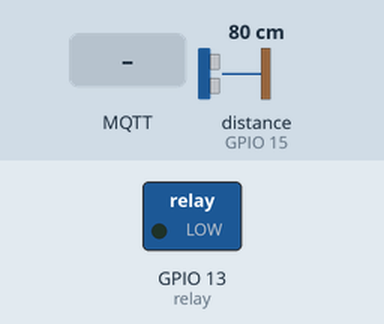
Recording of a sketch running on a simulated ESP32. Parts: switched loads named in the sketch (green lamp = pin HIGH). Wiring (inferred from the names in the program): ultrasonic range finder: trigger GPIO 2; echo GPIO 15. Inputs (shaded band) come from the test bench; at power-on: distance to the obstacle (sensor on GPIO 15) 80 cm. The echo pulse lasts 58.3 µs per cm; WiFi joins after 1.5 s; servers stay silent unless stated; network time is answered at once with the bench clock; the local clock reads 2024-03-15 10:24:30 at power-on unless the sketch sets it; no MQTT or app messages arrive unless stated; pins used as bus, display or sensor lines are not drawn; what the sketch prints to the serial monitor is not drawn.

Above: at 3.2 s.
3.3 s: distance to the obstacle (sensor on GPIO 15) set to 54 cm
4.8 s: distance to the obstacle (sensor on GPIO 15) set to 45 cm
At 6.1 s:
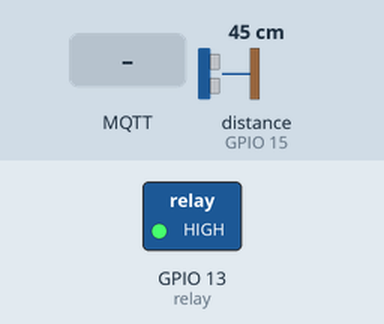
7.9 s: MQTT message "off" arrives on the first subscribed topic
At 8.05 s:
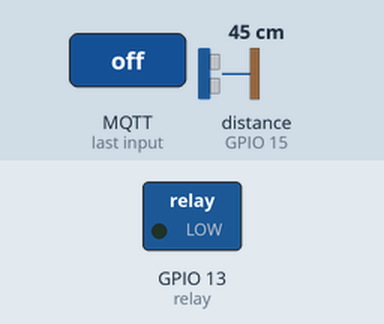
Timing chart, 0 to 10.9 s (numbered marks = the images above; inputs shaded):
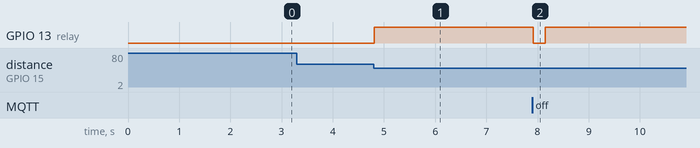

Measured:
- the behaviour switches between 51 and 50 cm on distance to the obstacle (sensor on GPIO 15) (found by bisection; images 0 and 1)
- after the input at 3.3 s, every drawn part: stays the same
- after the input at 4.8 s, GPIO 13 (relay): LOW → HIGH at once
- after the input at 7.9 s, GPIO 13 (relay): HIGH → LOW at once, → HIGH 0.23 s later

The sketch:

sketch_smart_lights.ino
```cpp
#include "WiFi.h"
#include <PubSubClient.h>
#include <Wire.h>
#include <NTPClient.h>
#include <WiFiUdp.h>

//define sound speed in cm/uS
#define SOUND_SPEED 0.034
//define the relay module
#define RELAY_NO false
#define NUM_RELAYS  1

//set up the wifi client and the MQTT client
WiFiClient espClient;
PubSubClient client(espClient);
WiFiUDP ntpUDP;
NTPClient timeClient(ntpUDP, "pool.ntp.org", 0, 60000);

long lastMsg = 0;
char msg[50];
int value = 0;
const char* ssid = "YOUR_WIFI_SSID";
const char* password = "YOUR_WIFI_PASSWORD";
const char* mqttServer = "YOUR_MQTT_BROKER_HOST";
long duration;
float distanceCm;
const int trigPin = 2;
const int echoPin = 15;
const int relay = 13;
const char* lightOutputTopic = "izac/devices/esp32/1/light/1/output";
const char* lightStatusTopic = "izac/devices/esp32/1/light/1/status";
const char* deviceName = "esp32_1_light_1";
// Variables for automatic light control
bool presenceDetected = false;
bool lightsOn = false;
unsigned long lastPresenceTime = 0;
const unsigned long lightOffDelay = 25000; // 25 seconds
const int presenceDistance = 50;
const char* deviceClientId = "ESP32_01_Light_01_";

String getIsoTimestamp() {
  if (!timeClient.isTimeSet()) {
    Serial.println("[NTP] Time not set yet");
    if (!timeClient.update()) {
      Serial.println("[NTP] update() failed");
      return String(""); // better than millis() for a missing timestamp
    }
  }

  time_t now = timeClient.getEpochTime();
  if (now <= 0) {
    Serial.println("[NTP] invalid epoch time");
    return String(""); // or fallback to millis() only if you truly want a numeric fallback
  }

  char buffer[30];
  strftime(buffer, sizeof(buffer), "%Y-%m-%dT%H:%M:%SZ", gmtime(&now));
  return String(buffer);
}

String getMemorySummary() {
  uint32_t freeHeap = ESP.getFreeHeap();
  uint32_t totalHeap = ESP.getHeapSize();
  float usedPercent = ((float)(totalHeap - freeHeap) / totalHeap) * 100.0f;
  return String(usedPercent, 1) + "% used | " +
         String(freeHeap / 1024.0, 1) + " KB free | " +
         String(totalHeap / 1024.0, 1) + " KB total";
}

String buildLightStatusPayload(String value) {
  String payload = "{";
  payload += "\"deviceName\":\"" + String(deviceName) + "\",";
  payload += "\"value\":\"" + value + "\",";
  payload += "\"status\":\"online\",";
  payload += "\"location\":\"Kitchen\",";
  payload += "\"ip\":\"" + WiFi.localIP().toString() + "\",";
  payload += "\"uptime\":\"" + String(millis() / 1000) + "\",";
  payload += "\"memory\":\"" + getMemorySummary() + "\",";
  payload += "\"timestamp\":\"" + getIsoTimestamp() + "\"";
  payload += "}";
  return payload;
}

void callback(char* topic, byte* message, unsigned int length) {
  Serial.print("[MQTT] Message arrived on topic: '");
  Serial.print(topic);
  Serial.print("' with message: '");
  String messageTemp;
  for (int i = 0; i < length; i++) {
    Serial.print((char)message[i]);
    messageTemp += (char)message[i];
  }
  Serial.print("' (length: ");
  Serial.print(length);
  Serial.println(")");
  // Convert message to lowercase for case-insensitive comparison
  messageTemp.toLowerCase();
  if (String(topic) == lightOutputTopic) {
    Serial.print("[MQTT] Processing light control command: ");
    Serial.println(messageTemp);
    if(messageTemp == "on"){
      Serial.println("[MQTT] Turning lights ON via MQTT");
      digitalWrite(relay, HIGH);
      lightsOn = true;
      lastPresenceTime = millis(); // Reset timer when manually turned on
      publishLightStatus("on");
    }
    else if(messageTemp == "off"){
      Serial.println("[MQTT] Turning lights OFF via MQTT");
      digitalWrite(relay, LOW);
      lightsOn = false;
      publishLightStatus("off");
    }
    else {
      Serial.print("[MQTT] Unknown command: '");
      Serial.print(messageTemp);
      Serial.println("'. Expected 'on' or 'off'");
    }
  } else {
    Serial.print("[MQTT] Ignored message on unexpected topic: ");
    Serial.println(topic);
  }
}

void turnOnLights() {
  if (!lightsOn) {
    digitalWrite(relay, HIGH);
    lightsOn = true;
    Serial.println("Lights turned ON automatically!");
    publishLightStatus(lightsOn ? "on" : "off");
  }
}

void publishLightStatus(String value) {
  String payload = buildLightStatusPayload(value);
  Serial.print("[MQTT] Publishing status: ");
  Serial.println(payload);
  bool ok = client.publish(lightStatusTopic, payload.c_str());
  Serial.print("[MQTT] Publish result: ");
  Serial.println(ok ? "SUCCESS" : "FAILED");
  Serial.print("[MQTT] Connection state: ");
  Serial.println(client.state());
}

void turnOffLights() {
  digitalWrite(relay, LOW);
  lightsOn = false;
  Serial.println("Lights turned OFF automatically - No presence for 15 seconds");
  publishLightStatus(lightsOn ? "on" : "off");
}

void reconnect() {
  // Loop until we're reconnected
  while (!client.connected()) {
    Serial.println("[MQTT] Attempting MQTT connection...");
    // Create unique client ID using MAC address
    String clientId = deviceClientId + WiFi.macAddress();
    clientId.replace(":", "");
    Serial.print("[MQTT] Client ID: ");
    Serial.println(clientId);
    // Attempt to connect
    if (client.connect(clientId.c_str())) {
      Serial.println("[MQTT] Connected successfully!");
      // Subscribe to control topic
      Serial.print("[MQTT] Subscribing to topic:");
      Serial.print(lightOutputTopic);
      if (client.subscribe(lightOutputTopic)) {
        Serial.println("SUCCESS");
      } else {
        Serial.println("FAILED");
      }
      // Publish connection status
      publishLightStatus("Connected");
      publishLightStatus(lightsOn ? "on" : "off");
      Serial.println("[MQTT] Ready to receive commands on");
      Serial.println(lightOutputTopic);
      Serial.println("[MQTT] Send 'on' or 'off' to control lights");
    } else {
      Serial.print("[MQTT] Connection failed, rc=");
      Serial.print(client.state());
      Serial.println(" retrying in 5 seconds");
      delay(5000);
    }
  }
}

void setup() {
  Serial.begin(115200);
  pinMode(trigPin, OUTPUT);
  pinMode(relay, OUTPUT);
  pinMode(echoPin, INPUT);
  WiFi.begin(ssid, password);
  while (WiFi.status() != WL_CONNECTED) {
    delay(1000);
    Serial.println("Connecting to WiFi..");
  }
  Serial.println(WiFi.localIP());
  client.setServer(mqttServer, 1883);
  client.setCallback(callback);
  timeClient.begin();
  timeClient.setTimeOffset(0);
  Serial.println("Waiting for NTP time...");
  while (!timeClient.update()) {
    delay(1000);
  }
}

void loop() {
  // Read ultrasonic sensor
  digitalWrite(trigPin, LOW);
  delayMicroseconds(2);
  digitalWrite(trigPin, HIGH);
  delayMicroseconds(10);
  digitalWrite(trigPin, LOW);
  duration = pulseIn(echoPin, HIGH);
  distanceCm = duration * SOUND_SPEED/2;

  // Check for presence detection (within 40cm)
  if (distanceCm < presenceDistance && distanceCm > 0) {
    if (!presenceDetected) {
      presenceDetected = true;
      Serial.println("Presence detected!");
    }
    lastPresenceTime = millis(); // Update last presence time
    turnOnLights(); // Turn on lights immediately
  } else {
    presenceDetected = false;
  }

  // Check if lights should be turned off due to no presence
  unsigned long currentTime = millis();
  if (lightsOn && !presenceDetected && (currentTime - lastPresenceTime > lightOffDelay)) {
    turnOffLights();
  }

  // MQTT connection management
  if (!client.connected()) {
    reconnect();
  }
  client.loop();

  // Publish status updates every 5 seconds
  long now = millis();
  if (now - lastMsg > 5000) {
    lastMsg = now;
    // Publish relay status
    int relayValue = digitalRead(relay);
    String value = relayValue ? "on" : "off";
    publishLightStatus(value);
  }
  delay(200); // Reduced delay for more responsive detection
}
```
